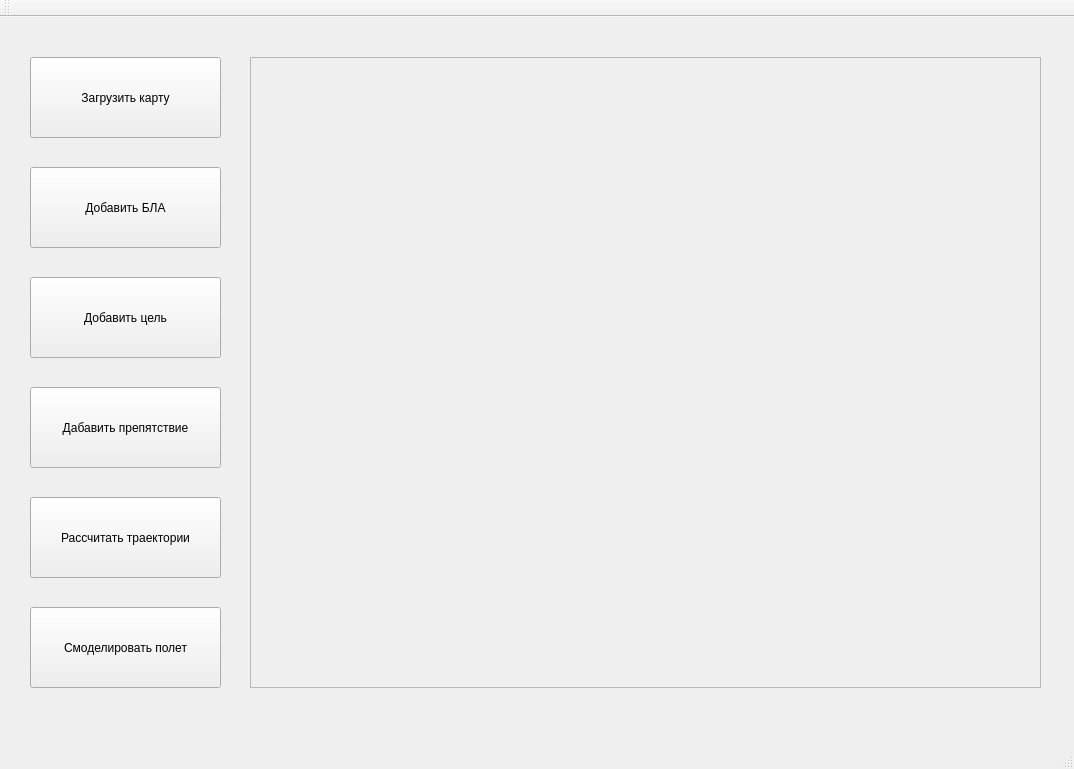
<?xml version="1.0" encoding="UTF-8"?>
<ui version="4.0">
 <class>MainWindow</class>
 <widget class="QMainWindow" name="MainWindow">
  <property name="geometry">
   <rect>
    <x>0</x>
    <y>0</y>
    <width>1074</width>
    <height>769</height>
   </rect>
  </property>
  <property name="windowTitle">
   <string>MainWindow</string>
  </property>
  <widget class="QWidget" name="centralWidget">
   <widget class="QPushButton" name="pushButton">
    <property name="geometry">
     <rect>
      <x>30</x>
      <y>150</y>
      <width>191</width>
      <height>81</height>
     </rect>
    </property>
    <property name="text">
     <string>Добавить БЛА</string>
    </property>
   </widget>
   <widget class="QPushButton" name="pushButton_2">
    <property name="geometry">
     <rect>
      <x>30</x>
      <y>260</y>
      <width>191</width>
      <height>81</height>
     </rect>
    </property>
    <property name="text">
     <string>Добавить цель</string>
    </property>
   </widget>
   <widget class="QPushButton" name="pushButton_3">
    <property name="geometry">
     <rect>
      <x>30</x>
      <y>370</y>
      <width>191</width>
      <height>81</height>
     </rect>
    </property>
    <property name="text">
     <string>Дабавить препятствие</string>
    </property>
   </widget>
   <widget class="QPushButton" name="pushButton_5">
    <property name="geometry">
     <rect>
      <x>30</x>
      <y>480</y>
      <width>191</width>
      <height>81</height>
     </rect>
    </property>
    <property name="text">
     <string>Рассчитать траектории</string>
    </property>
   </widget>
   <widget class="QPushButton" name="pushButton_6">
    <property name="geometry">
     <rect>
      <x>30</x>
      <y>590</y>
      <width>191</width>
      <height>81</height>
     </rect>
    </property>
    <property name="text">
     <string>Смоделировать полет</string>
    </property>
   </widget>
   <widget class="QFrame" name="frame">
    <property name="geometry">
     <rect>
      <x>250</x>
      <y>40</y>
      <width>791</width>
      <height>631</height>
     </rect>
    </property>
    <property name="frameShape">
     <enum>QFrame::StyledPanel</enum>
    </property>
    <property name="frameShadow">
     <enum>QFrame::Raised</enum>
    </property>
   </widget>
   <widget class="QPushButton" name="pushButton_4">
    <property name="geometry">
     <rect>
      <x>30</x>
      <y>40</y>
      <width>191</width>
      <height>81</height>
     </rect>
    </property>
    <property name="text">
     <string>Загрузить карту</string>
    </property>
   </widget>
  </widget>
  <widget class="QMenuBar" name="menuBar">
   <property name="geometry">
    <rect>
     <x>0</x>
     <y>0</y>
     <width>1074</width>
     <height>22</height>
    </rect>
   </property>
  </widget>
  <widget class="QToolBar" name="mainToolBar">
   <attribute name="toolBarArea">
    <enum>TopToolBarArea</enum>
   </attribute>
   <attribute name="toolBarBreak">
    <bool>false</bool>
   </attribute>
  </widget>
  <widget class="QStatusBar" name="statusBar"/>
 </widget>
 <layoutdefault spacing="6" margin="11"/>
 <resources/>
 <connections/>
</ui>
